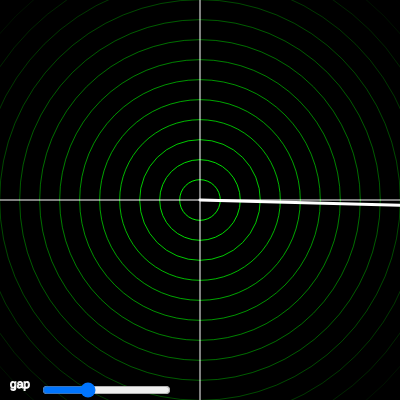
Frame 1 (no input)
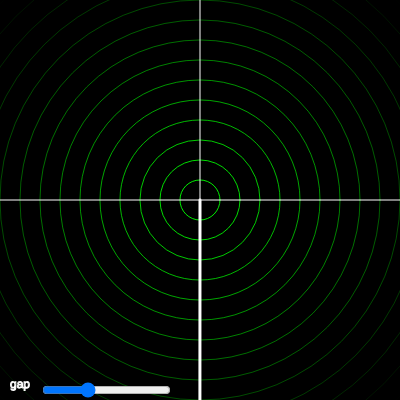
Frame 60 (no input)
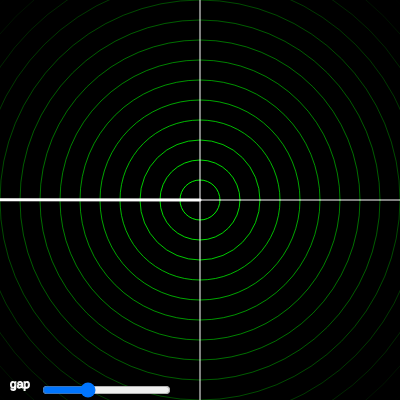
Frame 120 (the mouse pressed at the canvas centre since frame 60)

The p5.js sketch that drew these frames (run headless with seeded random() and noise() and a simulated clock; from frame 60 on, the mouse is pressed at the canvas centre):

// p5.js sketch
// ── sketch.js
let gapSlider;
function setup() {
  createCanvas(400, 400);
  gapSlider = createSlider(10, 100, 40);
}

function draw() {
  translate(width/2, height/2);
  background(0);

  fill(255);
  stroke(255);

  // Draw particles
  noFill();
  let numPart = 2*width/gapSlider.value();
  for (let i = 0; i < numPart; ++i) {
  	  let radius = i * gapSlider.value() + map(millis()%1000, 0, 999, 0, gapSlider.value());
  	  let transp = map(radius, 0, sqrt(height*height + width*width), 255, 0);
  	  stroke(0,255,0,transp);
  	  circle(0,0, radius);	
  }

  // Draw axis
  stroke(255);
  line(-width, 0, width, 0);
  line(0, -height, 0, height);

  // Draw rotating
  push();
  strokeWeight(3);
  rotate(map(millis() % 4000, 0, 4000-1, 0, TWO_PI));
  line(0, 0, width*2, 0);
  pop();

  gapSlider.position(40, height-20);
  text('gap', gapSlider.x - width/2 - 30, gapSlider.y - height/2 +gapSlider.height/2);

}
